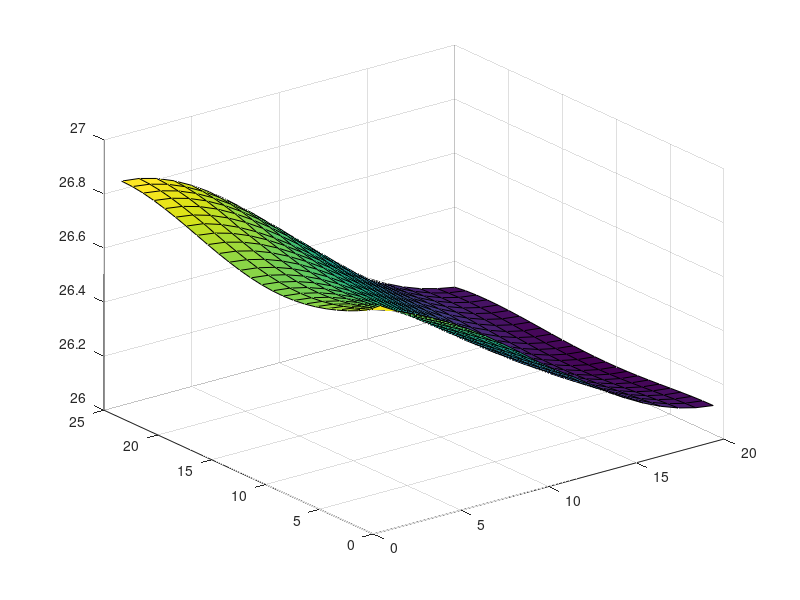

Write MATLAB code to recreate this figure.
function evolution()
% matrice du Laplacien
P_matrix(500:500) = 0;
% conditions initiales de température
B(1:500) = 0;
B = B.';

% Calcul de la matrice du Laplacien et des conditions initiales
I=[5,21];
J=[5;22];
K=[6;21];
L=[6;22];
M=[15;10];
N=[15;11];
O=[16;10];
P=[16;11];


% Conditions initiales de température

%Pour les 500 points, donc pour chaque ligne de P
index = 1;
for i = 1:20
    for j = 1:25
        %On test si le point est sur les bords
        if((i==1) || (i==20) || ((i==10 || i==11) && j<=13) || (i<=11 && j==25))
            B(index) = 100;
        %On test si le point est un des points de chaleur
        elseif((i==I(1)&&j==I(2)) || (i==J(1)&&j==J(2)) || (i==K(1)&&j==K(2)) || (i==L(1)&&j==L(2)) || (i==M(1)&&j==M(2)) || (i==N(1)&&j==N(2)) || (i==O(1)&&j==O(2)) || (i==P(1)&&j==P(2)))
            B(index) = 500;
        end
        index = index +1;
    end
end


% Matrice du Laplacien

%Pour les 500 points, donc pour chaque ligne de P
index = 1;
for i = 1:20
    for j = 1:25
        % On test si le point est dans les coins : 2 voisins
        if(i==1 && j==1)
            P_matrix(index, index) = -2;
            P_matrix(index, index+1) = 1;
            P_matrix(index, index+24) = 1;
        elseif (i==1 && j==25)
            P_matrix(index, index) = -2;
            P_matrix(index, index-1) = 1;
            P_matrix(index, index+24) = 1;
        elseif (i==20 && j==1) 
            P_matrix(index, index) = -2;
            P_matrix(index, index+1) = 1;
            P_matrix(index, index-24) = 1;
        elseif (i==20 && j==25)
            P_matrix(index, index) = -2;
            P_matrix(index, index-1) = 1;
            P_matrix(index, index-24) = 1;
        %On test si on est sur les bords
        %Bord haut : 3 voisins
        elseif(i==1)
            P_matrix(index,index) = -3;
            P_matrix(index,index+1)= 1;
            P_matrix(index,index+25)= 1;
            P_matrix(index,index-1)= 1;
        %Bord bas : 3 voisins
        elseif(i==20)
            P_matrix(index,index) = -3;
            P_matrix(index,index+1)= 1;
            P_matrix(index,index-25)= 1;
            P_matrix(index,index-1)= 1;
        %Sur les bords gauches haut : pointill�s voisins
        elseif (j==1 && i<10)
            P_matrix(index,index) = -4;
            P_matrix(index,index+18)= 1;
            P_matrix(index,index+1)= 1;
            P_matrix(index,index+25)= 1;
            P_matrix(index,index-25)= 1;
        %Sur les bords gauches bas : bord droit voisins
        elseif (j==1 && i>11)
            P_matrix(index,index) = -4;
            P_matrix(index,index+24)= 1;
            P_matrix(index,index+1)= 1;
            P_matrix(index,index+25)= 1;
            P_matrix(index,index-25)= 1;
        %Autres points du bord gauche : seulement 3 voisins
        elseif (j==1)
            P_matrix(index,index) = -3;
            P_matrix(index,index+1)= 1;
            P_matrix(index,index+25)= 1;
            P_matrix(index,index-25)= 1;
        %Sur les bords droits bas: bord gauche bas voisins
        elseif(j==25 && i>11)
            P_matrix(index,index) = -4;
            P_matrix(index,index-24)= 1;
            P_matrix(index,index-1)= 1;
            P_matrix(index,index+25)= 1;
            P_matrix(index,index-25)= 1;
        %Autres points du bord gauche : seulement 3 voisins
        elseif(j==25)
            P_matrix(index,index) = -3;
            P_matrix(index,index-1)= 1;
            P_matrix(index,index+25)= 1;
            P_matrix(index,index-25)= 1;
        %Sur les pointill�s
        elseif(j==19 && i<=10)
            P_matrix(index,index) = -5;
            P_matrix(index,index-18)= 1;
            P_matrix(index,index-1)= 1;
            P_matrix(index,index+1)= 1;
            P_matrix(index,index+25)= 1;
            P_matrix(index,index-25)= 1;
        %Sur le reste
        else
            P_matrix(index,index) = -4;
            P_matrix(index,index-1)= 1;
            P_matrix(index,index+1)= 1;
            P_matrix(index,index+25)= 1;
            P_matrix(index,index-25)= 1;
        end
        index = index +1;
    end
end

% pas et temps total en secondes
pas = 0.1;
temps = 100;

% exponentielle de la matrice A (du Laplacien)
expA = expm(pas*P_matrix);
figure("name","évolution de la température");
for i = 1:(temps/pas)
    B = expA*B;
    surf(reshape(B, 25,20))
    disp(i*pas)
    pause(pas)
end
